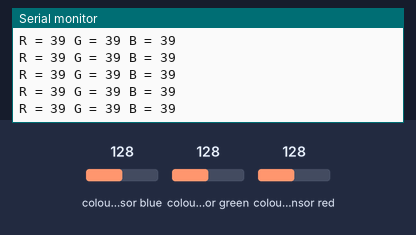
Recording of a sketch running on a simulated Arduino Uno, built with avr-gcc and run on an emulated ATmega328P. On the bench: the last lines printed to the serial monitor. Wiring (inferred from the names in the program): TCS3200 colour sensor: output pin 10; S2 pin 12; S3 pin 11; S0 pin 8; S1 pin 13. Inputs (shaded band) come from the test bench; at power-on: colour sensor blue 128, colour sensor green 128, colour sensor red 128.

Above: at 1.2 s.
1.3 s: colour sensor blue set to 5
At 1.42 s:
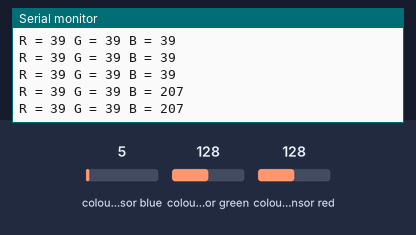
2.8 s: colour sensor green set to 5
At 2.83 s:
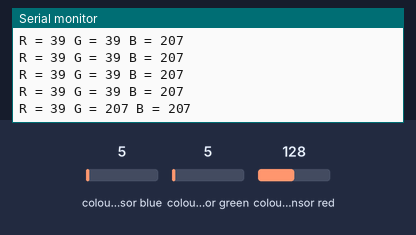
4.3 s: colour sensor red set to 250
At 4.35 s:
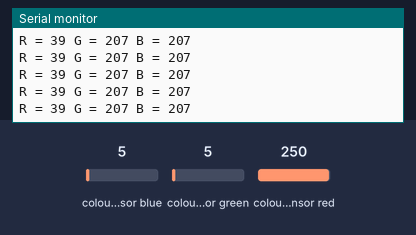

Measured:
- after the input at 1.3 s, the serial monitor: prints a new line at once (image 1)
- after the input at 2.8 s, the serial monitor: prints a new line at once (image 2)

The sketch:

Lectura_de_colores.ino
```cpp
//
// Cableado de TCS3200 a Arduino
//
#define S0 8
#define S1 13
#define S2 12
#define S3 11
#define salidaSensor 10

// Para guardar las frecuencias de los fotodiodos
int frecuenciaRojo = 0;
int frecuenciaVerde = 0;
int frecuenciaAzul = 0;

void setup()
{
  // Definiendo las Salidas
  pinMode(S0, OUTPUT);
  pinMode(S1, OUTPUT);
  pinMode(S2, OUTPUT);
  pinMode(S3, OUTPUT);

  // Definiendo salidaSensor como entrada
  pinMode(salidaSensor, INPUT);

  // Definiendo la escala de frecuencia a 20%
  digitalWrite(S0,HIGH);
  digitalWrite(S1,LOW);

   // Iniciar la comunicacion serie
  Serial.begin(9600);
}
void loop()
{
  // Definiendo la lectura de los fotodiodos con filtro rojo
  digitalWrite(S2,LOW);
  digitalWrite(S3,LOW);

  // Leyendo la frecuencia de salida del sensor
  frecuenciaRojo = pulseIn(salidaSensor, LOW);

  // Mostrando por serie el valor para el rojo (R = Red)
  Serial.print("R = ");
  Serial.print(frecuenciaRojo);
  //delay(300);

  // Definiendo la lectura de los fotodiodos con filtro verde
  digitalWrite(S2,HIGH);
  digitalWrite(S3,HIGH);

  // Leyendo la frecuencia de salida del sensor
  frecuenciaVerde = pulseIn(salidaSensor, LOW);

  // Mostrando por serie el valor para el verde (G = Green)
  Serial.print(" G = ");
  Serial.print(frecuenciaVerde);
  //delay(300);

  // Definiendo la lectura de los fotodiodos con filtro azul
  digitalWrite(S2,LOW);
  digitalWrite(S3,HIGH);

  // Leyendo la frecuencia de salida del sensor
  frecuenciaAzul = pulseIn(salidaSensor, LOW);

  // Mostrando por serie el valor para el azul (B = Blue)
  Serial.print(" B = ");
  Serial.println(frecuenciaAzul);
  delay(100);
  if(frecuenciaRojo<200&&frecuenciaRojo>150&&frecuenciaVerde<250&&frecuenciaVerde>200&&frecuenciaAzul<210&&frecuenciaAzul>160)
  Serial.println("ROJO");
  if(frecuenciaRojo<140&&frecuenciaRojo>135&&frecuenciaVerde<75&&frecuenciaVerde>70&&frecuenciaAzul<37&&frecuenciaAzul>32)
  Serial.println("AZUL");
  if(frecuenciaRojo<53&&frecuenciaRojo>48&&frecuenciaVerde<42&&frecuenciaVerde>37&&frecuenciaAzul<63&&frecuenciaAzul>58)
  Serial.println("VERDE");
}
```
